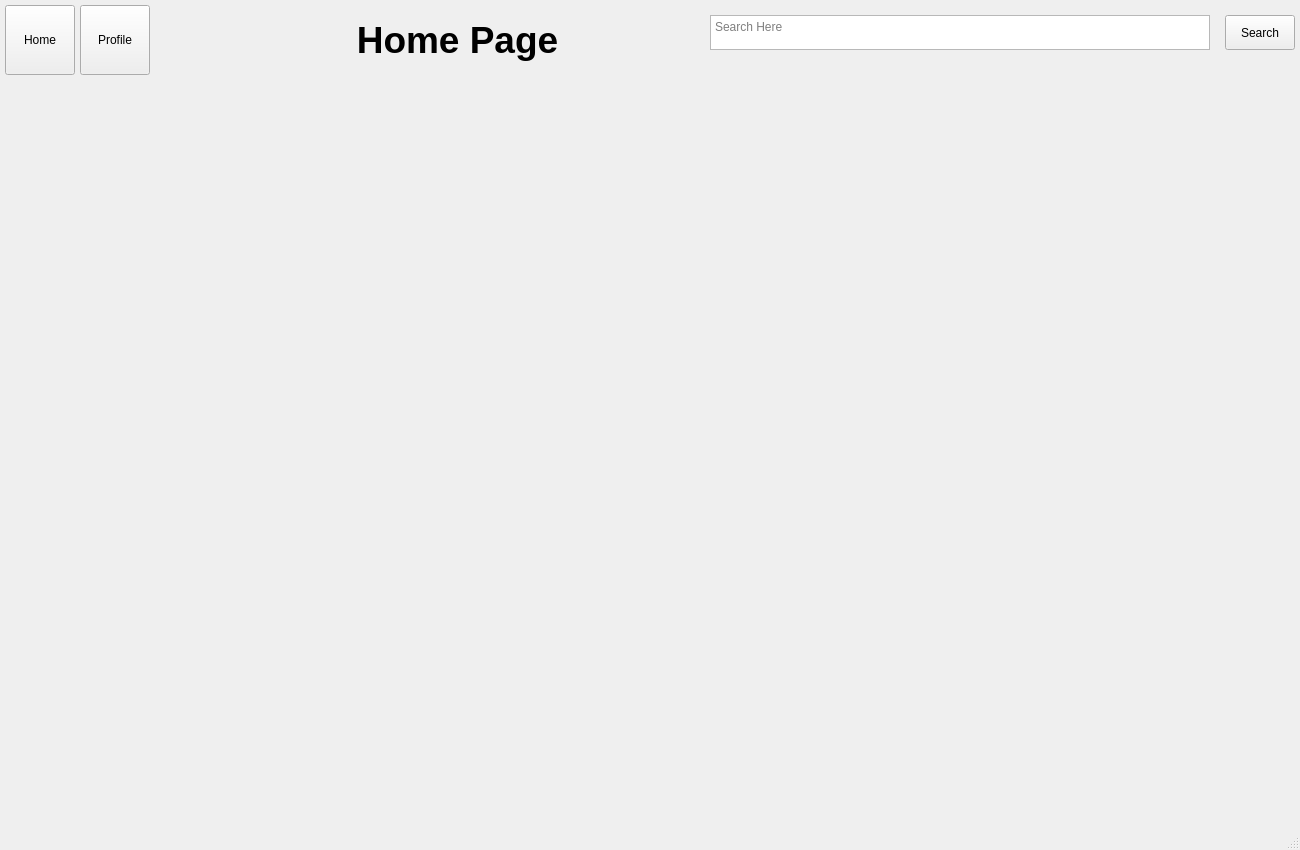
<?xml version="1.0" encoding="UTF-8"?>
<ui version="4.0">
 <class>MainWindow</class>
 <widget class="QMainWindow" name="MainWindow">
  <property name="geometry">
   <rect>
    <x>0</x>
    <y>0</y>
    <width>1300</width>
    <height>850</height>
   </rect>
  </property>
  <property name="windowTitle">
   <string>MainWindow</string>
  </property>
  <widget class="QWidget" name="centralwidget">
   <widget class="QPushButton" name="HomeButton">
    <property name="geometry">
     <rect>
      <x>5</x>
      <y>5</y>
      <width>70</width>
      <height>70</height>
     </rect>
    </property>
    <property name="text">
     <string>Home</string>
    </property>
   </widget>
   <widget class="QPushButton" name="ProfileButton">
    <property name="geometry">
     <rect>
      <x>80</x>
      <y>5</y>
      <width>70</width>
      <height>70</height>
     </rect>
    </property>
    <property name="text">
     <string>Profile</string>
    </property>
   </widget>
   <widget class="QLabel" name="PageTitle">
    <property name="geometry">
     <rect>
      <x>300</x>
      <y>5</y>
      <width>315</width>
      <height>70</height>
     </rect>
    </property>
    <property name="font">
     <font>
      <family>MS Sans Serif</family>
      <pointsize>28</pointsize>
      <weight>75</weight>
      <bold>true</bold>
     </font>
    </property>
    <property name="text">
     <string>Home Page</string>
    </property>
    <property name="alignment">
     <set>Qt::AlignCenter</set>
    </property>
   </widget>
   <widget class="QTextEdit" name="SearchBox">
    <property name="geometry">
     <rect>
      <x>710</x>
      <y>15</y>
      <width>500</width>
      <height>35</height>
     </rect>
    </property>
    <property name="sizeAdjustPolicy">
     <enum>QAbstractScrollArea::AdjustToContents</enum>
    </property>
    <property name="tabChangesFocus">
     <bool>false</bool>
    </property>
    <property name="placeholderText">
     <string>Search Here</string>
    </property>
   </widget>
   <widget class="QPushButton" name="SearchButton">
    <property name="geometry">
     <rect>
      <x>1225</x>
      <y>15</y>
      <width>70</width>
      <height>35</height>
     </rect>
    </property>
    <property name="text">
     <string>Search</string>
    </property>
   </widget>
  </widget>
  <widget class="QMenuBar" name="menubar">
   <property name="geometry">
    <rect>
     <x>0</x>
     <y>0</y>
     <width>1300</width>
     <height>26</height>
    </rect>
   </property>
  </widget>
  <widget class="QStatusBar" name="statusbar"/>
 </widget>
 <resources/>
 <connections/>
</ui>
